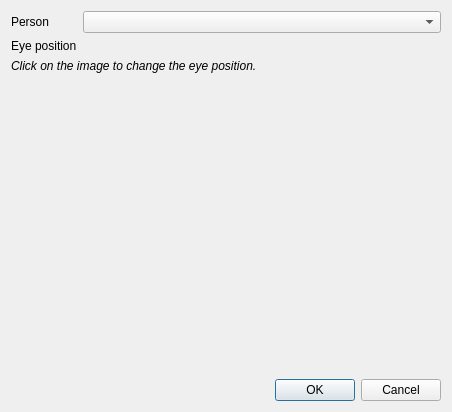
<?xml version="1.0" encoding="UTF-8"?>
<ui version="4.0">
 <class>AddPictureDialog</class>
 <widget class="QDialog" name="AddPictureDialog">
  <property name="geometry">
   <rect>
    <x>0</x>
    <y>0</y>
    <width>452</width>
    <height>412</height>
   </rect>
  </property>
  <property name="windowTitle">
   <string>Add picture</string>
  </property>
  <layout class="QVBoxLayout" name="verticalLayout">
   <item>
    <layout class="QFormLayout" name="formLayout">
     <item row="0" column="0">
      <widget class="QLabel" name="labelPerson">
       <property name="text">
        <string>Person</string>
       </property>
      </widget>
     </item>
     <item row="0" column="1">
      <widget class="QComboBox" name="comboPerson"/>
     </item>
     <item row="1" column="0">
      <widget class="QLabel" name="labelEyes">
       <property name="text">
        <string>Eye position</string>
       </property>
      </widget>
     </item>
     <item row="2" column="0" colspan="2">
      <widget class="QLabel" name="labelInfo">
       <property name="text">
        <string>&lt;i&gt;Click on the image to change the eye position.&lt;/i&gt;</string>
       </property>
      </widget>
     </item>
    </layout>
   </item>
   <item>
    <widget class="QDialogButtonBox" name="buttonBox">
     <property name="orientation">
      <enum>Qt::Horizontal</enum>
     </property>
     <property name="standardButtons">
      <set>QDialogButtonBox::Cancel|QDialogButtonBox::Ok</set>
     </property>
    </widget>
   </item>
  </layout>
 </widget>
 <resources/>
 <connections>
  <connection>
   <sender>buttonBox</sender>
   <signal>accepted()</signal>
   <receiver>AddPictureDialog</receiver>
   <slot>accept()</slot>
   <hints>
    <hint type="sourcelabel">
     <x>248</x>
     <y>254</y>
    </hint>
    <hint type="destinationlabel">
     <x>157</x>
     <y>274</y>
    </hint>
   </hints>
  </connection>
  <connection>
   <sender>buttonBox</sender>
   <signal>rejected()</signal>
   <receiver>AddPictureDialog</receiver>
   <slot>reject()</slot>
   <hints>
    <hint type="sourcelabel">
     <x>316</x>
     <y>260</y>
    </hint>
    <hint type="destinationlabel">
     <x>286</x>
     <y>274</y>
    </hint>
   </hints>
  </connection>
 </connections>
</ui>
